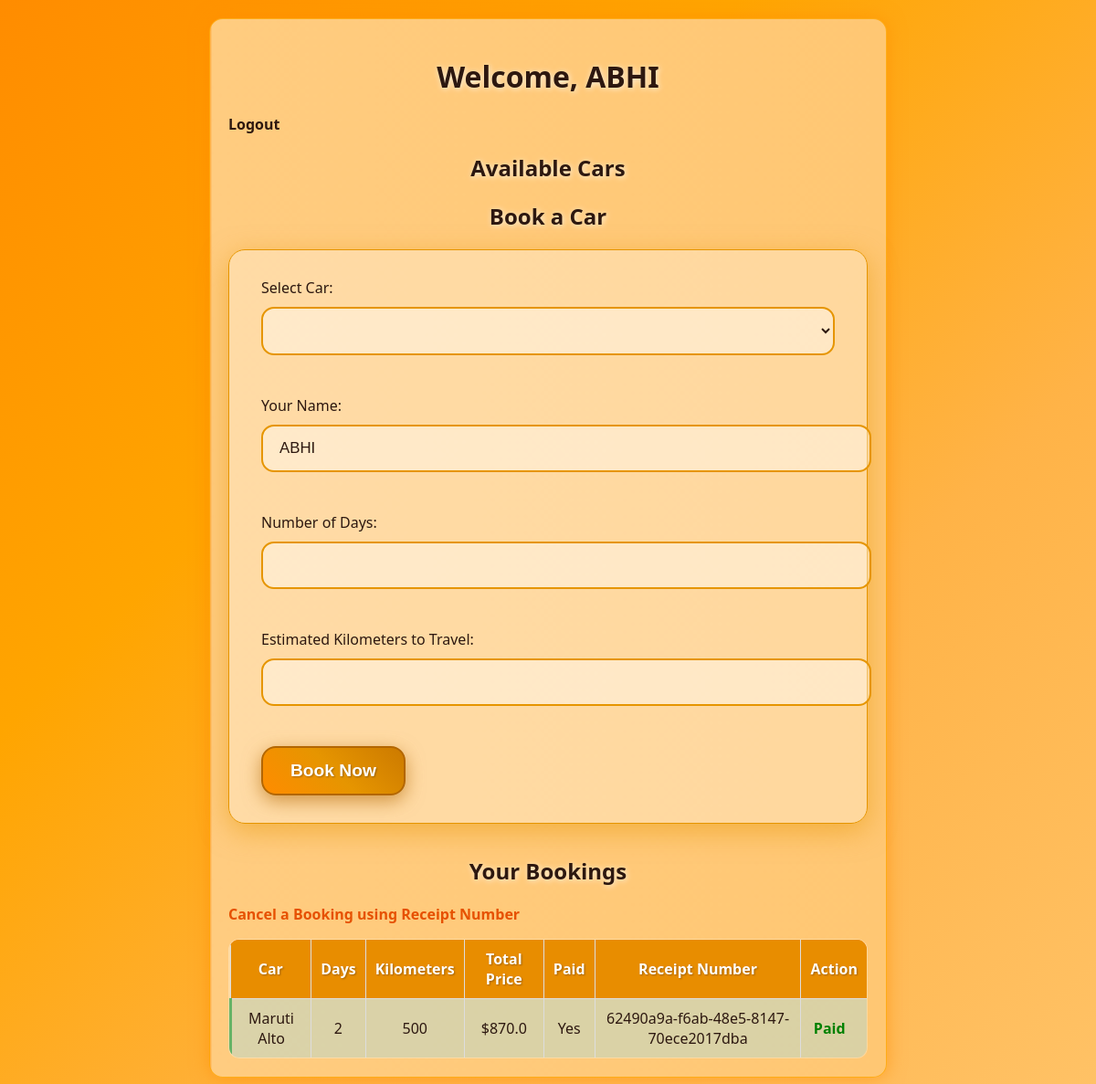
Screenshot of /home (signed in) with the database file from the repository.
### backend/models.py (models this page shows, shortened)
class User(UserMixin, db.Model):
    __tablename__ = 'users'
    id = db.Column(db.Integer, primary_key=True)
    username = db.Column(db.String(80), unique=True, nullable=False)
    password = db.Column(db.String(200), nullable=False)

class Booking(db.Model):
    __tablename__ = 'bookings'
    id = db.Column(db.Integer, primary_key=True)
    user_id = db.Column(db.Integer, db.ForeignKey('users.id'), nullable=False)
    car_id = db.Column(db.Integer, db.ForeignKey('cars.id'), nullable=False)
    days = db.Column(db.Integer, nullable=False)
    total_price = db.Column(db.Float, nullable=False)
    kilometers = db.Column(db.Integer, nullable=False)
    is_paid = db.Column(db.Boolean, default=False)
    receipt_number = db.Column(db.String(36), unique=True, nullable=False, default=lambda: str(uuid.uuid4()))
    user = db.relationship('User', backref=db.backref('bookings', lazy=True))
    car = db.relationship('Car', backref=db.backref('bookings', lazy=True))

class Car(db.Model):
    __tablename__ = 'cars'
    id = db.Column(db.Integer, primary_key=True)
    name = db.Column(db.String(100), nullable=False)
    price_per_day = db.Column(db.Float, nullable=False)

### backend/app.py (the view)
@app.route('/home')
@login_required
def home():
    user_bookings = Booking.query.filter_by(user_id=current_user.id).all()
    return render_template('index.html', username=current_user.username, bookings=user_bookings)

### backend/app.py (called while the page is built)
@login_manager.user_loader
def load_user(user_id):
    return User.query.get(int(user_id))

### backend/templates/index.html (shortened to what this page needs)
<!DOCTYPE html>
<html lang="en">
<head>
    <link rel="stylesheet" href="{{ url_for('static', filename='style.css') }}" />
</head>
<body>
    <h1>Welcome, {{ username }}</h1>
    <a href="{{ url_for('logout') }}">Logout</a>
    <h2>Available Cars</h2>
    <h2>Book a Car</h2>
    <form id="booking-form">
        <label for="car-select">Select Car:</label>
        <select id="car-select" required></select><br/><br/>
        <label for="user-name">Your Name:</label>
        <input type="text" id="user-name" value="{{ username }}" readonly /><br/><br/>
        <label for="days">Number of Days:</label>
        <input type="number" id="days" min="1" required /><br/><br/>
        <label for="kilometers">Estimated Kilometers to Travel:</label>
        <input type="number" id="kilometers" min="1" required /><br/><br/>
        <button type="submit">Book Now</button>
    </form>
    <h2>Your Bookings</h2>
    <p><a href="{{ url_for('cancel_booking_page') }}" style="color: #e65100; font-weight: bold;">Cancel a Booking using Receipt Number</a></p>
    <table style="width:100%; border-collapse: collapse;">
        <thead>
            <tr style="background-color: #ef6c00; color: white;">
                <th style="padding: 10px; border: 1px solid #ddd;">Car</th>
                <th style="padding: 10px; border: 1px solid #ddd;">Days</th>
                <th style="padding: 10px; border: 1px solid #ddd;">Kilometers</th>
                <th style="padding: 10px; border: 1px solid #ddd;">Total Price</th>
                <th style="padding: 10px; border: 1px solid #ddd;">Paid</th>
                <th style="padding: 10px; border: 1px solid #ddd;">Receipt Number</th>
                <th style="padding: 10px; border: 1px solid #ddd;">Action</th>
            </tr>
        </thead>
        <tbody>
        {% for booking in bookings %}
            <tr class="{% if booking.is_paid %}paid-row{% else %}unpaid-row{% endif %}" style="text-align:center;">
                <td style="padding: 10px; border: 1px solid #ddd;">{{ booking.car.name }}</td>
                <td style="padding: 10px; border: 1px solid #ddd;">{{ booking.days }}</td>
                <td style="padding: 10px; border: 1px solid #ddd;">{{ booking.kilometers }}</td>
                <td style="padding: 10px; border: 1px solid #ddd;">${{ booking.total_price }}</td>
                <td style="padding: 10px; border: 1px solid #ddd;">{{ 'Yes' if booking.is_paid else 'No' }}</td>
                <td style="padding: 10px; border: 1px solid #ddd;">{{ booking.receipt_number }}</td>
                <td style="padding: 10px; border: 1px solid #ddd;">
                    {% if not booking.is_paid %}
                        <a href="{{ url_for('payment', booking_id=booking.id) }}" style="color:#ef6c00; font-weight:bold; margin-right: 10px;">Pay Now</a>
                    {% else %}
                        <span style="color: green; font-weight: bold; margin-right: 10px;">Paid</span>
                    {% endif %}
                </td>
            </tr>
        {% endfor %}
        </tbody>
    </table>
</body>
</html>

### backend/static/style.css (style rules this page uses)
body { font-family: 'Segoe UI', Tahoma, Geneva, Verdana, sans-serif; max-width: 700px; margin: 20px auto; padding: 20px; background: linear-gradient(270deg, #ff8c00, #ff9500, #ffa500, #ffb347, #ffc266, #ffcc80); background-size: 1000% 1000%; animation: gradientShift 30s ease infinite; color: #2d1810; box-shadow: 0 0 20px rgba(255, 140, 0, 0.6); border-radius: 15px; border: 1px solid rgba(255, 165, 0, 0.8); }
h1, h2 { color: #2d1810; text-align: center; font-weight: 800; margin-bottom: 20px; text-shadow: 1px 1px 6px rgba(255, 255, 255, 0.8); animation: fadeInText 1.5s ease forwards; transition: all 0.3s ease; }
a { color: #2d1810; text-decoration: none; transition: color 0.3s ease, transform 0.2s ease; font-weight: 600; }
form { background-color: rgba(255, 255, 255, 0.3); padding: 30px 35px; border-radius: 18px; box-shadow: 0 8px 30px rgba(230, 149, 0, 0.5); margin-bottom: 35px; animation: fadeInForm 1s ease forwards; border: 1px solid #e69500; }
input[type="text"], input[type="password"], input[type="number"], select { width: 100%; padding: 14px 18px; margin-top: 10px; margin-bottom: 22px; border: 2.5px solid #e69500; border-radius: 14px; font-size: 1.05em; outline: none; background-color: rgba(255, 255, 255, 0.4); color: #2d1810; transition: border-color 0.35s ease, box-shadow 0.35s ease, transform 0.2s ease; }
button { background: linear-gradient(45deg, #ff8c00, #e69500, #cc7a00); color: white; font-weight: 800; padding: 14px 30px; border: 2px solid #b36600; border-radius: 16px; font-size: 1.2em; cursor: pointer; transition: background 0.5s ease, transform 0.3s ease, box-shadow 0.3s ease, border-color 0.3s ease; box-shadow: 0 6px 20px rgba(179, 102, 0, 0.6); animation: pulse 2.5s infinite; text-shadow: 1px 1px 2px rgba(0, 0, 0, 0.3); }
table { background-color: rgba(255, 255, 255, 0.3); border-radius: 12px; overflow: hidden; border: 1px solid #e69500; }
th { background-color: rgba(230, 149, 0, 0.8) !important; color: white !important; transition: background-color 0.2s ease; border-bottom: 2px solid #cc7a00; text-shadow: 1px 1px 2px rgba(0, 0, 0, 0.3); }
td { background-color: rgba(255, 255, 255, 0.2); color: #2d1810; transition: background-color 0.2s ease, transform 0.1s ease; }
.paid-row { background-color: rgba(102, 153, 102, 0.3) !important; border-left: 4px solid #66b366; }
html { background: linear-gradient(135deg, #ff8c00, #ffa500, #ffb347, #ffc266); min-height: 100%; }

### backend/templates/index.html (style rules this page uses)
.paid-row { background-color: #c8e6c9; }

### rows the page displays
User: username "ABHI"
Booking: car.name "Maruti Alto", days "2", kilometers "500", total_price "870.0", is_paid "Yes", receipt_number "62490a9a-f6ab-48e5-8147-70ece2017dba", shows "Paid"
